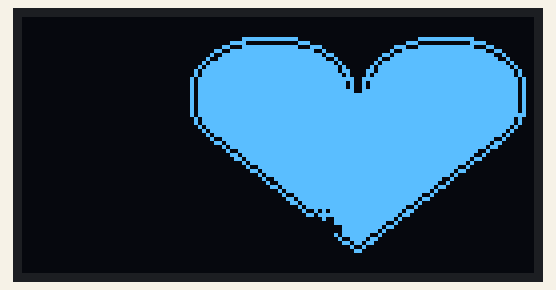
A sketch run on a simulated Arduino Uno, built with avr-gcc and run on an emulated ATmega328P. On the bench: 128×64 one-colour display.

Above: at 0.1 s.

The sketch:

NodeMCU_WiFiTest.ino
```cpp
#include <Wire.h>
#include <SPI.h>
#include <Adafruit_GFX.h>
#include <Adafruit_SSD1306.h>
#define OLED_RESET -1
Adafruit_SSD1306 OLED(OLED_RESET);


const unsigned char Logo_bmp [] = {
0x00, 0x00, 0x00, 0x00, 0x00, 0x00, 0x00, 0x00, 0x00, 0x00, 0x00, 0x00, 0x00, 0x00, 0x00, 0x00,
0x00, 0x00, 0x00, 0x00, 0x00, 0x00, 0x00, 0x00, 0x00, 0x00, 0x00, 0x00, 0x00, 0x00, 0x00, 0x00,
0x00, 0x00, 0x00, 0x00, 0x00, 0x00, 0x00, 0x00, 0x00, 0x00, 0x00, 0x00, 0x00, 0x00, 0x00, 0x00,
0x00, 0x00, 0x00, 0x00, 0x00, 0x00, 0x00, 0x00, 0x00, 0x00, 0x00, 0x00, 0x00, 0x00, 0x00, 0x00,
0x00, 0x00, 0x00, 0x00, 0x00, 0x00, 0x00, 0x00, 0x00, 0x00, 0x00, 0x00, 0x00, 0x00, 0x00, 0x00,
0x00, 0x00, 0x00, 0x00, 0x1F, 0xFF, 0x80, 0x00, 0x00, 0x01, 0xFF, 0xF8, 0x00, 0x00, 0x00, 0x00,
0x00, 0x00, 0x00, 0x00, 0xF0, 0x00, 0x70, 0x00, 0x00, 0x0E, 0x00, 0x0F, 0x00, 0x00, 0x00, 0x00,
0x00, 0x00, 0x00, 0x03, 0x1F, 0xFF, 0x8E, 0x00, 0x00, 0x71, 0xFF, 0xF8, 0xC0, 0x00, 0x00, 0x00,
0x00, 0x00, 0x00, 0x0C, 0xFF, 0xFF, 0xF9, 0x00, 0x00, 0x9F, 0xFF, 0xFF, 0x30, 0x00, 0x00, 0x00,
0x00, 0x00, 0x00, 0x13, 0xFF, 0xFF, 0xFE, 0xC0, 0x03, 0x7F, 0xFF, 0xFF, 0xC8, 0x00, 0x00, 0x00,
0x00, 0x00, 0x00, 0x27, 0xFF, 0xFF, 0xFF, 0x20, 0x04, 0xFF, 0xFF, 0xFF, 0xE4, 0x00, 0x00, 0x00,
0x00, 0x00, 0x00, 0x5F, 0xFF, 0xFF, 0xFF, 0xD0, 0x0B, 0xFF, 0xFF, 0xFF, 0xFA, 0x00, 0x00, 0x00,
0x00, 0x00, 0x00, 0xBF, 0xFF, 0xFF, 0xFF, 0xE8, 0x17, 0xFF, 0xFF, 0xFF, 0xFD, 0x00, 0x00, 0x00,
0x00, 0x00, 0x01, 0x7F, 0xFF, 0xFF, 0xFF, 0xEC, 0x37, 0xFF, 0xFF, 0xFF, 0xFE, 0x80, 0x00, 0x00,
0x00, 0x00, 0x01, 0x7F, 0xFF, 0xFF, 0xFF, 0xF4, 0x2F, 0xFF, 0xFF, 0xFF, 0xFE, 0x80, 0x00, 0x00,
0x00, 0x00, 0x02, 0xFF, 0xFF, 0xFF, 0xFF, 0xFE, 0x7F, 0xFF, 0xFF, 0xFF, 0xFF, 0x40, 0x00, 0x00,
0x00, 0x00, 0x02, 0xFF, 0xFF, 0xFF, 0xFF, 0xFA, 0x5F, 0xFF, 0xFF, 0xFF, 0xFF, 0x40, 0x00, 0x00,
0x00, 0x00, 0x02, 0xFF, 0xFF, 0xFF, 0xFF, 0xFA, 0x5F, 0xFF, 0xFF, 0xFF, 0xFF, 0x40, 0x00, 0x00,
0x00, 0x00, 0x02, 0xFF, 0xFF, 0xFF, 0xFF, 0xFE, 0x7F, 0xFF, 0xFF, 0xFF, 0xFF, 0x40, 0x00, 0x00,
0x00, 0x00, 0x02, 0xFF, 0xFF, 0xFF, 0xFF, 0xFF, 0xFF, 0xFF, 0xFF, 0xFF, 0xFF, 0x40, 0x00, 0x00,
0x00, 0x00, 0x02, 0xFF, 0xFF, 0xFF, 0xFF, 0xFF, 0xFF, 0xFF, 0xFF, 0xFF, 0xFF, 0x40, 0x00, 0x00,
0x00, 0x00, 0x02, 0xFF, 0xFF, 0xFF, 0xFF, 0xFF, 0xFF, 0xFF, 0xFF, 0xFF, 0xFF, 0x40, 0x00, 0x00,
0x00, 0x00, 0x02, 0xFF, 0xFF, 0xFF, 0xFF, 0xFF, 0xFF, 0xFF, 0xFF, 0xFF, 0xFF, 0x40, 0x00, 0x00,
0x00, 0x00, 0x02, 0xFF, 0xFF, 0xFF, 0xFF, 0xFF, 0xFF, 0xFF, 0xFF, 0xFF, 0xFF, 0x40, 0x00, 0x00,
0x00, 0x00, 0x02, 0xFF, 0xFF, 0xFF, 0xFF, 0xFF, 0xFF, 0xFF, 0xFF, 0xFF, 0xFF, 0xC0, 0x00, 0x00,
0x00, 0x00, 0x01, 0x7F, 0xFF, 0xFF, 0xFF, 0xFF, 0xFF, 0xFF, 0xFF, 0xFF, 0xFE, 0x80, 0x00, 0x00,
0x00, 0x00, 0x01, 0x7F, 0xFF, 0xFF, 0xFF, 0xFF, 0xFF, 0xFF, 0xFF, 0xFF, 0xFE, 0x80, 0x00, 0x00,
0x00, 0x00, 0x00, 0xBF, 0xFF, 0xFF, 0xFF, 0xFF, 0xFF, 0xFF, 0xFF, 0xFF, 0xFD, 0x00, 0x00, 0x00,
0x00, 0x00, 0x00, 0x5F, 0xFF, 0xFF, 0xFF, 0xFF, 0xFF, 0xFF, 0xFF, 0xFF, 0xFA, 0x00, 0x00, 0x00,
0x00, 0x00, 0x00, 0x2F, 0xFF, 0xFF, 0xFF, 0xFF, 0xFF, 0xFF, 0xFF, 0xFF, 0xF4, 0x00, 0x00, 0x00,
0x00, 0x00, 0x00, 0x13, 0xFF, 0xFF, 0xFF, 0xFF, 0xFF, 0xFF, 0xFF, 0xFF, 0xC8, 0x00, 0x00, 0x00,
0x00, 0x00, 0x00, 0x0D, 0xFF, 0xFF, 0xFF, 0xFF, 0xFF, 0xFF, 0xFF, 0xFF, 0xB0, 0x00, 0x00, 0x00,
0x00, 0x00, 0x00, 0x02, 0xFF, 0xFF, 0xFF, 0xFF, 0xFF, 0xFF, 0xFF, 0xFF, 0x60, 0x00, 0x00, 0x00,
0x00, 0x00, 0x00, 0x01, 0x3F, 0xFF, 0xFF, 0xFF, 0xFF, 0xFF, 0xFF, 0xFC, 0x80, 0x00, 0x00, 0x00,
0x00, 0x00, 0x00, 0x00, 0xDF, 0xFF, 0xFF, 0xFF, 0xFF, 0xFF, 0xFF, 0xF9, 0x00, 0x00, 0x00, 0x00,
0x00, 0x00, 0x00, 0x00, 0x6F, 0xFF, 0xFF, 0xFF, 0xFF, 0xFF, 0xFF, 0xF6, 0x00, 0x00, 0x00, 0x00,
0x00, 0x00, 0x00, 0x00, 0x17, 0xFF, 0xFF, 0xFF, 0xFF, 0xFF, 0xFF, 0xE8, 0x00, 0x00, 0x00, 0x00,
0x00, 0x00, 0x00, 0x00, 0x09, 0xFF, 0xFF, 0xFF, 0xFF, 0xFF, 0xFF, 0x90, 0x00, 0x00, 0x00, 0x00,
0x00, 0x00, 0x00, 0x00, 0x06, 0xFF, 0xFF, 0xFF, 0xFF, 0xFF, 0xFF, 0x60, 0x00, 0x00, 0x00, 0x00,
0x00, 0x00, 0x00, 0x00, 0x01, 0x7F, 0xFF, 0xFF, 0xFF, 0xFF, 0xFE, 0x80, 0x00, 0x00, 0x00, 0x00,
0x00, 0x00, 0x00, 0x00, 0x00, 0x9F, 0xFF, 0xFF, 0xFF, 0xFF, 0xF9, 0x00, 0x00, 0x00, 0x00, 0x00,
0x00, 0x00, 0x00, 0x00, 0x00, 0x4F, 0xFF, 0xFF, 0xFF, 0xFF, 0xF2, 0x00, 0x00, 0x00, 0x00, 0x00,
0x00, 0x00, 0x00, 0x00, 0x00, 0x37, 0xFF, 0xFF, 0xFF, 0xFF, 0xEC, 0x00, 0x00, 0x00, 0x00, 0x00,
0x00, 0x00, 0x00, 0x00, 0x00, 0x0B, 0xFF, 0xFF, 0xFF, 0xFF, 0xD0, 0x00, 0x00, 0x00, 0x00, 0x00,
0x00, 0x00, 0x00, 0x00, 0x00, 0x04, 0xFF, 0xFF, 0xFF, 0xFF, 0x20, 0x00, 0x00, 0x00, 0x00, 0x00,
0x00, 0x00, 0x00, 0x00, 0x00, 0x03, 0x7F, 0xFF, 0xFF, 0xFE, 0xC0, 0x00, 0x00, 0x00, 0x00, 0x00,
0x00, 0x00, 0x00, 0x00, 0x00, 0x01, 0xBF, 0xFF, 0xFF, 0xFD, 0x00, 0x00, 0x00, 0x00, 0x00, 0x00,
0x00, 0x00, 0x00, 0x00, 0x00, 0x00, 0x5F, 0xFF, 0xFF, 0xF2, 0x00, 0x00, 0x00, 0x00, 0x00, 0x00,
0x00, 0x00, 0x00, 0x00, 0x00, 0x00, 0x25, 0x7F, 0xFF, 0xEC, 0x00, 0x00, 0x00, 0x00, 0x00, 0x00,
0x00, 0x00, 0x00, 0x00, 0x00, 0x00, 0x1B, 0xFF, 0xFF, 0xD8, 0x00, 0x00, 0x00, 0x00, 0x00, 0x00,
0x00, 0x00, 0x00, 0x00, 0x00, 0x00, 0x01, 0x3F, 0xFF, 0xA0, 0x00, 0x00, 0x00, 0x00, 0x00, 0x00,
0x00, 0x00, 0x00, 0x00, 0x00, 0x00, 0x00, 0x3F, 0xFE, 0x40, 0x00, 0x00, 0x00, 0x00, 0x00, 0x00,
0x00, 0x00, 0x00, 0x00, 0x00, 0x00, 0x00, 0x0F, 0xFD, 0x80, 0x00, 0x00, 0x00, 0x00, 0x00, 0x00,
0x00, 0x00, 0x00, 0x00, 0x00, 0x00, 0x00, 0x0F, 0xFA, 0x00, 0x00, 0x00, 0x00, 0x00, 0x00, 0x00,
0x00, 0x00, 0x00, 0x00, 0x00, 0x00, 0x00, 0x2F, 0xE4, 0x00, 0x00, 0x00, 0x00, 0x00, 0x00, 0x00,
0x00, 0x00, 0x00, 0x00, 0x00, 0x00, 0x00, 0x13, 0xD8, 0x00, 0x00, 0x00, 0x00, 0x00, 0x00, 0x00,
0x00, 0x00, 0x00, 0x00, 0x00, 0x00, 0x00, 0x0D, 0xB0, 0x00, 0x00, 0x00, 0x00, 0x00, 0x00, 0x00,
0x00, 0x00, 0x00, 0x00, 0x00, 0x00, 0x00, 0x02, 0x40, 0x00, 0x00, 0x00, 0x00, 0x00, 0x00, 0x00,
0x00, 0x00, 0x00, 0x00, 0x00, 0x00, 0x00, 0x01, 0x80, 0x00, 0x00, 0x00, 0x00, 0x00, 0x00, 0x00,
0x00, 0x00, 0x00, 0x00, 0x00, 0x00, 0x00, 0x00, 0x00, 0x00, 0x00, 0x00, 0x00, 0x00, 0x00, 0x00,
0x00, 0x00, 0x00, 0x00, 0x00, 0x00, 0x00, 0x00, 0x00, 0x00, 0x00, 0x00, 0x00, 0x00, 0x00, 0x00,
0x00, 0x00, 0x00, 0x00, 0x00, 0x00, 0x00, 0x00, 0x00, 0x00, 0x00, 0x00, 0x00, 0x00, 0x00, 0x00,
0x00, 0x00, 0x00, 0x00, 0x00, 0x00, 0x00, 0x00, 0x00, 0x00, 0x00, 0x00, 0x00, 0x00, 0x00, 0x00,
0x00, 0x00, 0x00, 0x00, 0x00, 0x00, 0x00, 0x00, 0x00, 0x00, 0x00, 0x00, 0x00, 0x00, 0x00, 0x00
};


void setup()
{


OLED.begin(SSD1306_SWITCHCAPVCC, 0x3c);
  //initialize witch the I2c addr 0x3c (for the 128x64)
}
void loop()
{
  OLED.clearDisplay();
  OLED.drawBitmap(20,0,Logo_bmp,128,64,1);
  OLED.display();
  }
```
